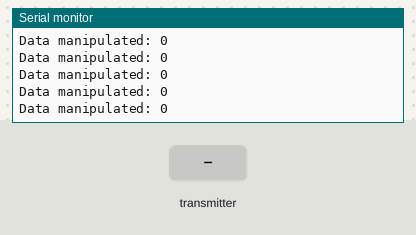
The sketch below on a simulated ESP32. Shown: the last lines printed to the serial monitor. Inputs (shaded band) come from the test bench.

Above: at 1.2 s.
1.3 s: the transmitter starts sending data = 0
At 1.98 s:
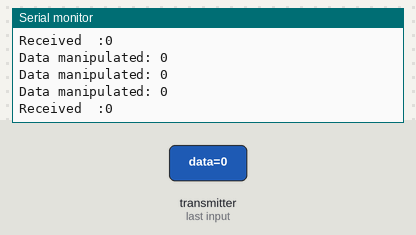
3.3 s: the transmitter starts sending data = 64
At 3.56 s:
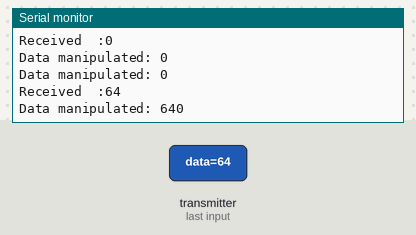

Measured:
- after the input at 1.3 s, the serial monitor: prints a new line after 0.05 s (image 1)
- after the input at 3.3 s, the serial monitor: prints a new line after 0.05 s (image 2)

The sketch:

ESP32_ESP-NOW_Slave_example1.ino
```cpp
#include <esp_now.h>
#include <WiFi.h>

#define CHANNEL 1

uint8_t data;
uint16_t newData;

typedef struct struct_message {
  uint8_t data;
} struct_message;

// Create a struct_message called myData
struct_message myData;

// callback when data is recv from Master
void OnDataRecv(const uint8_t *mac_addr, const uint8_t *incomingData, int data_len) {
  memcpy(&myData, incomingData, sizeof(myData));
  Serial.print("Received  :");
  Serial.println(myData.data);
  newData = myData.data * 10;
}

void setup() {
  Serial.begin(115200);// Initialize Serial Monitor
  WiFi.mode(WIFI_STA); // Set device as a Wi-Fi Station
  if (esp_now_init() != ESP_OK){
    Serial.println("err init....");
    return;
  }
  // Once ESPNow is successfully Init, we will register for recv CB to
  // get recv packer info
  esp_now_register_recv_cb(OnDataRecv);
}

void loop() {
 Serial.print("Data manipulated: ");
 Serial.println(newData);
 delay(200);
}
```
